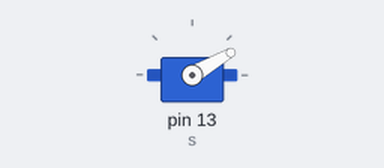
A sketch run on a simulated Arduino Uno, built with avr-gcc and run on an emulated ATmega328P. On the bench: servo.

Above: at 0.05 s.
At 0.2 s:
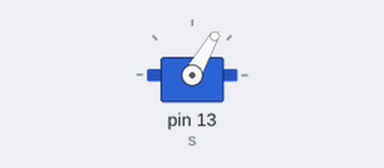
At 0.3 s:
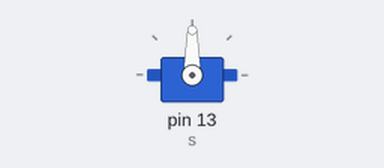
At 0.4 s:
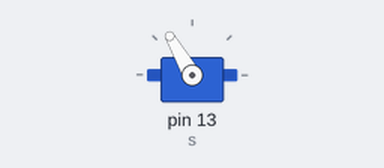
Timing chart, 0 to 3.0 s (numbered marks = the images above):
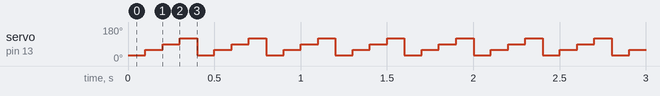

Measured:
- by itself, servo on pin 13 (s): repeats every 0.40 s: 90° 0.10 s, 120° 0.10 s, 30° 0.10 s, 60° 0.10 s

The sketch:

sketch_jun23c.ino
```cpp
#include <Servo.h>
Servo s; // s is the variable name
void setup() {
  s.attach(13);
}
void loop () {
  s.write(30);
  delay(100);
  s.write(60);
  delay(100);
  s.write(90);
  delay(100);
  s.write(120);
  delay(100);
}
```
